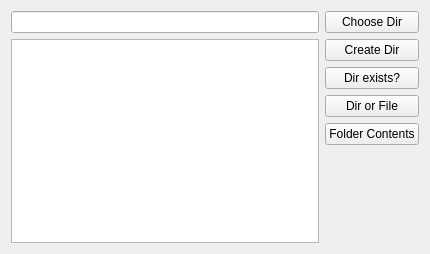
<?xml version="1.0" encoding="UTF-8"?>
<ui version="4.0">
 <class>Widget</class>
 <widget class="QWidget" name="Widget">
  <property name="geometry">
   <rect>
    <x>0</x>
    <y>0</y>
    <width>430</width>
    <height>254</height>
   </rect>
  </property>
  <property name="windowTitle">
   <string>Widget</string>
  </property>
  <layout class="QHBoxLayout" name="horizontalLayout">
   <item>
    <layout class="QVBoxLayout" name="verticalLayout_2">
     <item>
      <widget class="QLineEdit" name="lineEdit"/>
     </item>
     <item>
      <widget class="QListWidget" name="listWidget"/>
     </item>
    </layout>
   </item>
   <item>
    <layout class="QVBoxLayout" name="verticalLayout">
     <item>
      <widget class="QPushButton" name="pushButtonChooseDir">
       <property name="text">
        <string>Choose Dir</string>
       </property>
      </widget>
     </item>
     <item>
      <widget class="QPushButton" name="pushButtonCreateDir">
       <property name="text">
        <string>Create Dir</string>
       </property>
      </widget>
     </item>
     <item>
      <widget class="QPushButton" name="pushButtonDirExists">
       <property name="text">
        <string>Dir exists?</string>
       </property>
      </widget>
     </item>
     <item>
      <widget class="QPushButton" name="pushButtonDirOrFile">
       <property name="text">
        <string>Dir or File</string>
       </property>
      </widget>
     </item>
     <item>
      <widget class="QPushButton" name="pushButtonFolderContents">
       <property name="text">
        <string>Folder Contents</string>
       </property>
      </widget>
     </item>
     <item>
      <spacer name="verticalSpacer">
       <property name="orientation">
        <enum>Qt::Orientation::Vertical</enum>
       </property>
       <property name="sizeHint" stdset="0">
        <size>
         <width>20</width>
         <height>40</height>
        </size>
       </property>
      </spacer>
     </item>
    </layout>
   </item>
  </layout>
 </widget>
 <resources/>
 <connections/>
</ui>
